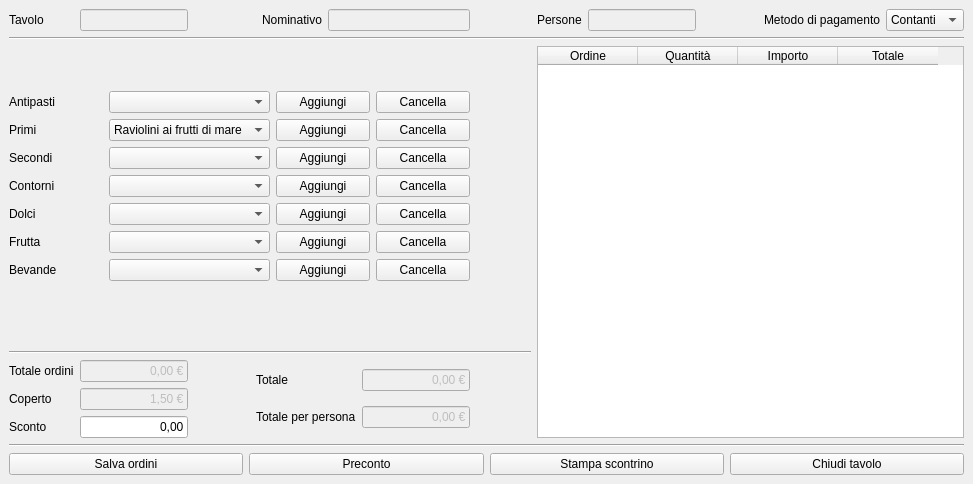
<?xml version="1.0" encoding="UTF-8"?>
<ui version="4.0">
 <class>MainWindow</class>
 <widget class="QMainWindow" name="MainWindow">
  <property name="geometry">
   <rect>
    <x>0</x>
    <y>0</y>
    <width>973</width>
    <height>484</height>
   </rect>
  </property>
  <property name="windowTitle">
   <string>MainWindow</string>
  </property>
  <widget class="QWidget" name="centralwidget">
   <layout class="QGridLayout" name="gridLayout_2">
    <item row="1" column="0" colspan="12">
     <widget class="Line" name="line">
      <property name="orientation">
       <enum>Qt::Horizontal</enum>
      </property>
     </widget>
    </item>
    <item row="0" column="9">
     <spacer name="horizontalSpacer_2">
      <property name="orientation">
       <enum>Qt::Horizontal</enum>
      </property>
      <property name="sizeHint" stdset="0">
       <size>
        <width>40</width>
        <height>20</height>
       </size>
      </property>
     </spacer>
    </item>
    <item row="12" column="0" colspan="7">
     <widget class="Line" name="line_3">
      <property name="orientation">
       <enum>Qt::Horizontal</enum>
      </property>
     </widget>
    </item>
    <item row="0" column="10">
     <widget class="QLabel" name="label_11">
      <property name="text">
       <string>Metodo di pagamento</string>
      </property>
     </widget>
    </item>
    <item row="2" column="0" colspan="7">
     <spacer name="verticalSpacer_2">
      <property name="orientation">
       <enum>Qt::Vertical</enum>
      </property>
      <property name="sizeHint" stdset="0">
       <size>
        <width>20</width>
        <height>40</height>
       </size>
      </property>
     </spacer>
    </item>
    <item row="13" column="3" rowspan="3" colspan="3">
     <layout class="QGridLayout" name="gridLayout">
      <item row="2" column="0">
       <widget class="QLabel" name="label_16">
        <property name="text">
         <string>Totale per persona</string>
        </property>
       </widget>
      </item>
      <item row="1" column="0">
       <widget class="QLabel" name="label_15">
        <property name="text">
         <string>Totale</string>
        </property>
       </widget>
      </item>
      <item row="1" column="1">
       <widget class="QLineEdit" name="le_totale">
        <property name="enabled">
         <bool>false</bool>
        </property>
        <property name="text">
         <string>0,00 €</string>
        </property>
        <property name="alignment">
         <set>Qt::AlignRight|Qt::AlignTrailing|Qt::AlignVCenter</set>
        </property>
       </widget>
      </item>
      <item row="2" column="1">
       <widget class="QLineEdit" name="le_totale_per_persona">
        <property name="enabled">
         <bool>false</bool>
        </property>
        <property name="text">
         <string>0,00 €</string>
        </property>
        <property name="alignment">
         <set>Qt::AlignRight|Qt::AlignTrailing|Qt::AlignVCenter</set>
        </property>
       </widget>
      </item>
     </layout>
    </item>
    <item row="2" column="7" rowspan="14" colspan="5">
     <widget class="QTableWidget" name="tabella_ordini">
      <column>
       <property name="text">
        <string>Ordine</string>
       </property>
      </column>
      <column>
       <property name="text">
        <string>Quantità</string>
       </property>
      </column>
      <column>
       <property name="text">
        <string>Importo</string>
       </property>
      </column>
      <column>
       <property name="text">
        <string>Totale</string>
       </property>
      </column>
     </widget>
    </item>
    <item row="3" column="0" rowspan="4" colspan="6">
     <layout class="QGridLayout" name="gridLayout_3">
      <item row="3" column="4">
       <widget class="QPushButton" name="button_cancella_antipasti">
        <property name="text">
         <string>Cancella</string>
        </property>
       </widget>
      </item>
      <item row="5" column="4">
       <widget class="QPushButton" name="button_cancella_primi">
        <property name="text">
         <string>Cancella</string>
        </property>
       </widget>
      </item>
      <item row="9" column="4">
       <widget class="QPushButton" name="button_cancella_contorni">
        <property name="text">
         <string>Cancella</string>
        </property>
       </widget>
      </item>
      <item row="10" column="2">
       <widget class="QPushButton" name="button_aggiungi_dolci">
        <property name="text">
         <string>Aggiungi</string>
        </property>
       </widget>
      </item>
      <item row="7" column="4">
       <widget class="QPushButton" name="button_cancella_secondi">
        <property name="text">
         <string>Cancella</string>
        </property>
       </widget>
      </item>
      <item row="10" column="4">
       <widget class="QPushButton" name="button_cancella_dolci">
        <property name="text">
         <string>Cancella</string>
        </property>
       </widget>
      </item>
      <item row="12" column="1">
       <widget class="QComboBox" name="comboBox_3"/>
      </item>
      <item row="11" column="1">
       <widget class="QComboBox" name="comboBox"/>
      </item>
      <item row="5" column="2">
       <widget class="QPushButton" name="button_aggiungi_primi">
        <property name="text">
         <string>Aggiungi</string>
        </property>
       </widget>
      </item>
      <item row="3" column="2">
       <widget class="QPushButton" name="button_aggiungi_antipasti">
        <property name="text">
         <string>Aggiungi</string>
        </property>
       </widget>
      </item>
      <item row="11" column="4">
       <widget class="QPushButton" name="button_cancella_frutta">
        <property name="text">
         <string>Cancella</string>
        </property>
       </widget>
      </item>
      <item row="9" column="1">
       <widget class="QComboBox" name="comboBox_4"/>
      </item>
      <item row="3" column="1">
       <widget class="QComboBox" name="cb_antipasti"/>
      </item>
      <item row="7" column="1">
       <widget class="QComboBox" name="comboBox_7"/>
      </item>
      <item row="7" column="2">
       <widget class="QPushButton" name="button_aggiungi_secondi">
        <property name="text">
         <string>Aggiungi</string>
        </property>
       </widget>
      </item>
      <item row="5" column="1">
       <widget class="QComboBox" name="comboBox_2">
        <item>
         <property name="text">
          <string>Raviolini ai frutti di mare</string>
         </property>
        </item>
       </widget>
      </item>
      <item row="12" column="4">
       <widget class="QPushButton" name="button_cancella_bevande">
        <property name="text">
         <string>Cancella</string>
        </property>
       </widget>
      </item>
      <item row="10" column="1">
       <widget class="QComboBox" name="comboBox_6"/>
      </item>
      <item row="3" column="0">
       <widget class="QLabel" name="label_2">
        <property name="text">
         <string>Antipasti</string>
        </property>
       </widget>
      </item>
      <item row="11" column="2">
       <widget class="QPushButton" name="button_aggiungi_frutta">
        <property name="text">
         <string>Aggiungi</string>
        </property>
       </widget>
      </item>
      <item row="12" column="2">
       <widget class="QPushButton" name="button_aggiungi_bevande">
        <property name="text">
         <string>Aggiungi</string>
        </property>
       </widget>
      </item>
      <item row="5" column="0">
       <widget class="QLabel" name="label_3">
        <property name="text">
         <string>Primi</string>
        </property>
       </widget>
      </item>
      <item row="9" column="0">
       <widget class="QLabel" name="label_6">
        <property name="text">
         <string>Contorni</string>
        </property>
       </widget>
      </item>
      <item row="12" column="0">
       <widget class="QLabel" name="label_8">
        <property name="text">
         <string>Bevande</string>
        </property>
       </widget>
      </item>
      <item row="10" column="0">
       <widget class="QLabel" name="label_5">
        <property name="text">
         <string>Dolci</string>
        </property>
       </widget>
      </item>
      <item row="7" column="0">
       <widget class="QLabel" name="label_4">
        <property name="text">
         <string>Secondi</string>
        </property>
       </widget>
      </item>
      <item row="11" column="0">
       <widget class="QLabel" name="label_7">
        <property name="text">
         <string>Frutta</string>
        </property>
       </widget>
      </item>
      <item row="9" column="2">
       <widget class="QPushButton" name="button_aggiungi_contorni">
        <property name="text">
         <string>Aggiungi</string>
        </property>
       </widget>
      </item>
     </layout>
    </item>
    <item row="13" column="1">
     <widget class="QLineEdit" name="le_totale_ordini">
      <property name="enabled">
       <bool>false</bool>
      </property>
      <property name="text">
       <string>0,00 €</string>
      </property>
      <property name="alignment">
       <set>Qt::AlignRight|Qt::AlignTrailing|Qt::AlignVCenter</set>
      </property>
     </widget>
    </item>
    <item row="16" column="0" colspan="12">
     <widget class="Line" name="line_2">
      <property name="orientation">
       <enum>Qt::Horizontal</enum>
      </property>
     </widget>
    </item>
    <item row="13" column="0">
     <widget class="QLabel" name="label_9">
      <property name="text">
       <string>Totale ordini</string>
      </property>
     </widget>
    </item>
    <item row="13" column="2" rowspan="3">
     <spacer name="horizontalSpacer_4">
      <property name="orientation">
       <enum>Qt::Horizontal</enum>
      </property>
      <property name="sizeHint" stdset="0">
       <size>
        <width>40</width>
        <height>20</height>
       </size>
      </property>
     </spacer>
    </item>
    <item row="14" column="0">
     <widget class="QLabel" name="label_12">
      <property name="text">
       <string>Coperto</string>
      </property>
     </widget>
    </item>
    <item row="11" column="0" colspan="7">
     <spacer name="verticalSpacer">
      <property name="orientation">
       <enum>Qt::Vertical</enum>
      </property>
      <property name="sizeHint" stdset="0">
       <size>
        <width>20</width>
        <height>40</height>
       </size>
      </property>
     </spacer>
    </item>
    <item row="15" column="1">
     <widget class="QLineEdit" name="le_sconto">
      <property name="text">
       <string>0,00</string>
      </property>
      <property name="alignment">
       <set>Qt::AlignRight|Qt::AlignTrailing|Qt::AlignVCenter</set>
      </property>
     </widget>
    </item>
    <item row="14" column="1">
     <widget class="QLineEdit" name="le_coperto">
      <property name="enabled">
       <bool>false</bool>
      </property>
      <property name="text">
       <string>1,50 €</string>
      </property>
      <property name="alignment">
       <set>Qt::AlignRight|Qt::AlignTrailing|Qt::AlignVCenter</set>
      </property>
     </widget>
    </item>
    <item row="15" column="0">
     <widget class="QLabel" name="label_14">
      <property name="text">
       <string>Sconto</string>
      </property>
     </widget>
    </item>
    <item row="0" column="2">
     <spacer name="horizontalSpacer_3">
      <property name="orientation">
       <enum>Qt::Horizontal</enum>
      </property>
      <property name="sizeHint" stdset="0">
       <size>
        <width>40</width>
        <height>20</height>
       </size>
      </property>
     </spacer>
    </item>
    <item row="0" column="0">
     <widget class="QLabel" name="label">
      <property name="text">
       <string>Tavolo </string>
      </property>
     </widget>
    </item>
    <item row="0" column="1">
     <widget class="QLineEdit" name="le_tavolo">
      <property name="enabled">
       <bool>false</bool>
      </property>
      <property name="alignment">
       <set>Qt::AlignCenter</set>
      </property>
     </widget>
    </item>
    <item row="0" column="5">
     <widget class="QLineEdit" name="le_nominativo_2">
      <property name="enabled">
       <bool>false</bool>
      </property>
     </widget>
    </item>
    <item row="0" column="4">
     <widget class="QLabel" name="label_13">
      <property name="text">
       <string>Nominativo</string>
      </property>
     </widget>
    </item>
    <item row="0" column="7">
     <widget class="QLabel" name="label_10">
      <property name="text">
       <string>Persone</string>
      </property>
     </widget>
    </item>
    <item row="0" column="11">
     <widget class="QComboBox" name="cb_metodo">
      <item>
       <property name="text">
        <string>Contanti</string>
       </property>
      </item>
      <item>
       <property name="text">
        <string>Assegno</string>
       </property>
      </item>
      <item>
       <property name="text">
        <string>Carta</string>
       </property>
      </item>
      <item>
       <property name="text">
        <string>Bonifico</string>
       </property>
      </item>
     </widget>
    </item>
    <item row="0" column="8">
     <widget class="QLineEdit" name="le_persone">
      <property name="enabled">
       <bool>false</bool>
      </property>
     </widget>
    </item>
    <item row="0" column="6">
     <spacer name="horizontalSpacer">
      <property name="orientation">
       <enum>Qt::Horizontal</enum>
      </property>
      <property name="sizeHint" stdset="0">
       <size>
        <width>40</width>
        <height>20</height>
       </size>
      </property>
     </spacer>
    </item>
    <item row="17" column="0" colspan="12">
     <layout class="QHBoxLayout" name="horizontalLayout">
      <item>
       <widget class="QPushButton" name="button_salva_ordini">
        <property name="text">
         <string>Salva ordini</string>
        </property>
       </widget>
      </item>
      <item>
       <widget class="QPushButton" name="button_preconto">
        <property name="text">
         <string>Preconto</string>
        </property>
       </widget>
      </item>
      <item>
       <widget class="QPushButton" name="button_stampa_scontrino">
        <property name="text">
         <string>Stampa scontrino</string>
        </property>
       </widget>
      </item>
      <item>
       <widget class="QPushButton" name="button_chiudi_tavolo">
        <property name="text">
         <string>Chiudi tavolo</string>
        </property>
        <property name="iconSize">
         <size>
          <width>16</width>
          <height>16</height>
         </size>
        </property>
       </widget>
      </item>
     </layout>
    </item>
   </layout>
  </widget>
 </widget>
 <resources/>
 <connections/>
</ui>
